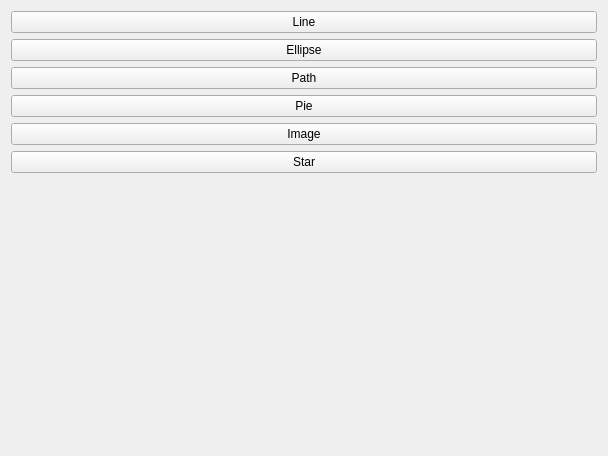
<?xml version="1.0" encoding="UTF-8"?>
<ui version="4.0">
 <class>Widget</class>
 <widget class="QWidget" name="Widget">
  <property name="geometry">
   <rect>
    <x>0</x>
    <y>0</y>
    <width>608</width>
    <height>456</height>
   </rect>
  </property>
  <property name="windowTitle">
   <string>Widget</string>
  </property>
  <layout class="QHBoxLayout" name="horizontalLayout">
   <item>
    <layout class="QVBoxLayout" name="verticalLayout"/>
   </item>
   <item>
    <layout class="QVBoxLayout" name="verticalLayout_2">
     <item>
      <widget class="QPushButton" name="lineButton">
       <property name="text">
        <string>Line</string>
       </property>
      </widget>
     </item>
     <item>
      <widget class="QPushButton" name="ellipseButton">
       <property name="text">
        <string>Ellipse</string>
       </property>
      </widget>
     </item>
     <item>
      <widget class="QPushButton" name="pathButton">
       <property name="text">
        <string>Path</string>
       </property>
      </widget>
     </item>
     <item>
      <widget class="QPushButton" name="pieButton">
       <property name="text">
        <string>Pie</string>
       </property>
      </widget>
     </item>
     <item>
      <widget class="QPushButton" name="imageButton">
       <property name="text">
        <string>Image</string>
       </property>
      </widget>
     </item>
     <item>
      <widget class="QPushButton" name="starButton">
       <property name="text">
        <string>Star</string>
       </property>
      </widget>
     </item>
     <item>
      <spacer name="verticalSpacer">
       <property name="orientation">
        <enum>Qt::Vertical</enum>
       </property>
       <property name="sizeHint" stdset="0">
        <size>
         <width>20</width>
         <height>40</height>
        </size>
       </property>
      </spacer>
     </item>
    </layout>
   </item>
  </layout>
 </widget>
 <layoutdefault spacing="6" margin="11"/>
 <resources/>
 <connections/>
</ui>
